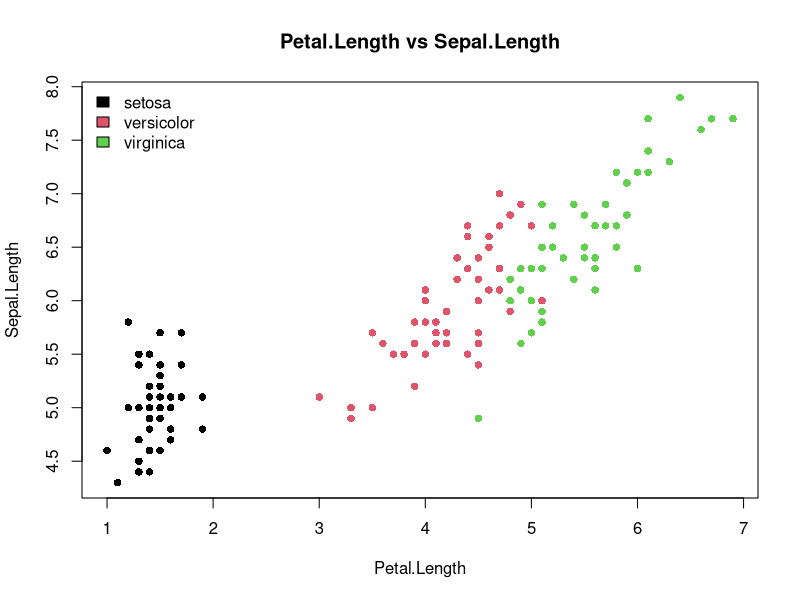
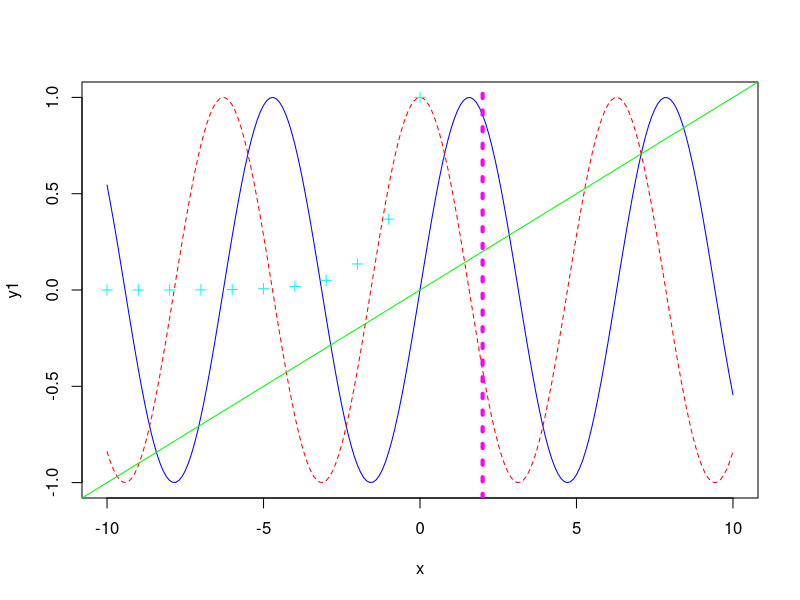
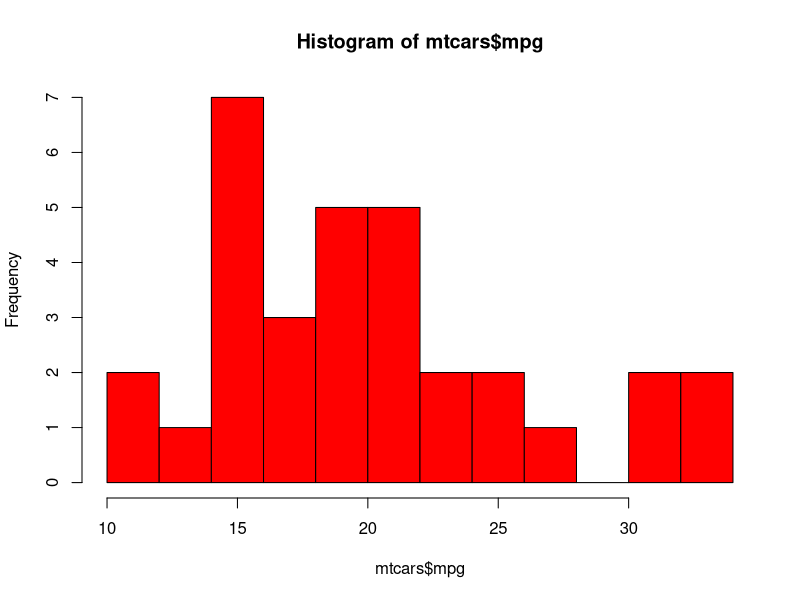
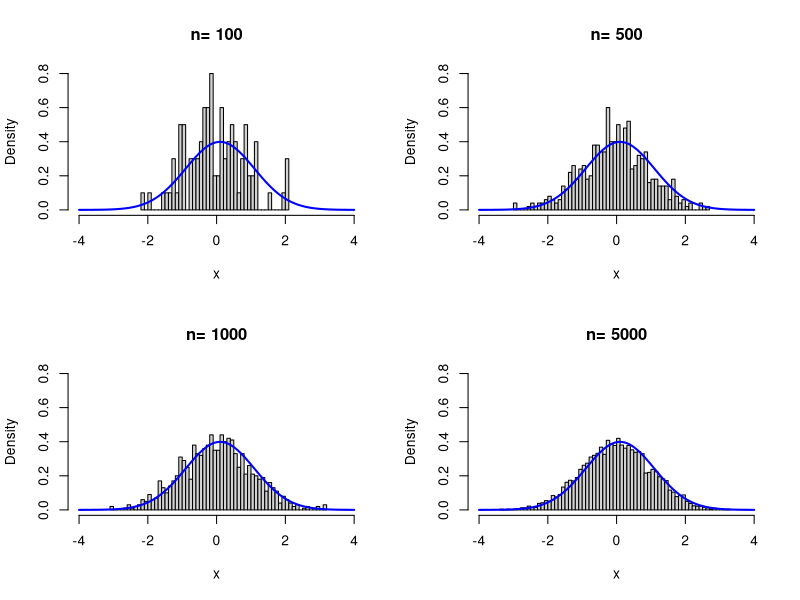

Reproduce these figures in R, in order.
# base + graphics package (it comes with R installation)
# ggplot2
# plotly
# lattice

data(iris)
colnames(iris)
x = iris$Petal.Length
y = iris$Sepal.Length

plot(x, y, pch = 16, xlab = 'Petal.Length', ylab = 'Sepal.Length', 
     main = 'Petal.Length vs Sepal.Length', col = iris$Species)

# 색 넣어서 구분 할 때 범례 표시해주는게 좋다.
legend('topleft', legend = unique(iris$Species), 
       fill = unique(iris$Species), bty = 'n')


x = seq(-10, 10, by = 0.1)
y1 = sin(x)
y2 = cos(x)
plot(x, y1, type = 'l', col = 'blue')
lines(x, y2, col = 'red', lty = 2)
# y = a + bx -> abline()
abline(a = 0, b = .1, col = 'green')
abline(v = 2, col = 'magenta', lwd = 4, lty = 3) # x = 2, it is a vertical line --- y = 3, it is a horizontal line
points(x = seq(-10, 10, by = 1), y = exp(seq(-10, 10, by = 1)), col = 'cyan', pch = 3)

data("mtcars")
head(mtcars)
str(mtcars)
hist(mtcars$mpg, breaks = 10, col = 'red')

#set.seed(12)
#x = rnorm(n = 100, mean = 0, sd = 1)
#hist(x, breaks = 20, xlim = c(-4,4), col = 'blue', freq = F)

t = (-400:400)/100; set.seed(12)
par(mfrow=c(2,2))
for (n in c(100, 500, 1000, 5000)) {
  x = rnorm(n=n, mean=0, sd = 1)
  hist(x, breaks = 50, freq = F, main=paste('n=', n),
       xlim = c(-4,4), ylim = c(0,.8))
  lines(t, dnorm(t, 0.1), lwd = 2, col = 'blue')
}
